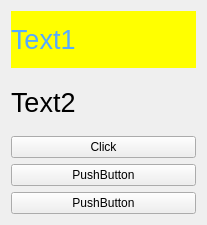
<?xml version="1.0" encoding="UTF-8"?>
<ui version="4.0">
 <class>Widget</class>
 <widget class="QWidget" name="Widget">
  <property name="geometry">
   <rect>
    <x>0</x>
    <y>0</y>
    <width>207</width>
    <height>225</height>
   </rect>
  </property>
  <property name="windowTitle">
   <string>Widget</string>
  </property>
  <layout class="QVBoxLayout" name="verticalLayout">
   <item>
    <widget class="QLabel" name="label">
     <property name="font">
      <font>
       <pointsize>20</pointsize>
      </font>
     </property>
     <property name="styleSheet">
      <string notr="true">color: rgb(85, 170, 255);
background-color: rgb(255, 255, 0);</string>
     </property>
     <property name="text">
      <string>Text1</string>
     </property>
    </widget>
   </item>
   <item>
    <widget class="QLabel" name="label_2">
     <property name="font">
      <font>
       <pointsize>20</pointsize>
      </font>
     </property>
     <property name="text">
      <string>Text2</string>
     </property>
    </widget>
   </item>
   <item>
    <widget class="QPushButton" name="clickButton">
     <property name="text">
      <string>Click</string>
     </property>
    </widget>
   </item>
   <item>
    <widget class="QPushButton" name="pushButton">
     <property name="text">
      <string>PushButton</string>
     </property>
    </widget>
   </item>
   <item>
    <widget class="QPushButton" name="pushButton_2">
     <property name="text">
      <string>PushButton</string>
     </property>
    </widget>
   </item>
  </layout>
 </widget>
 <resources/>
 <connections/>
</ui>
